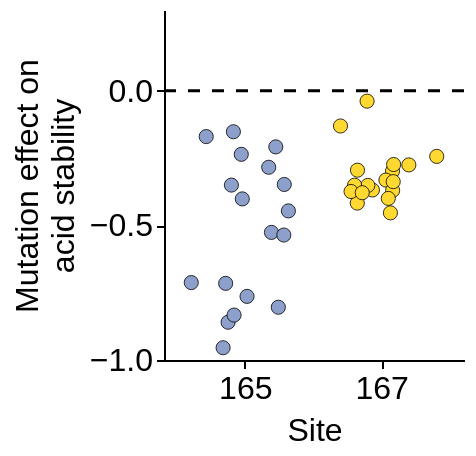

The notebook cell saved with this chart:
### Code cell
np.random.seed(99)
combined_data_ann['jitter'] = np.random.normal(0, 0.1, size=len(combined_data_ann))

scatter = alt.Chart(
    combined_data_ann.query(
        'site in [165, 167]'
    ).query(
        'effect > -3 and wildtype != mutant'
    ),
).mark_circle(size=50, opacity=1,stroke='black', strokeWidth=0.4).encode(
    x=alt.X(
        "site:O",
        title='Site',
        axis=alt.Axis(labelAngle=0)
    ),
    y=alt.Y(
        "stability_mean",
        scale=alt.Scale(domain=[-1, 0.3]),
        title=['Mutation effect on', 'acid stability'],
    ),
    xOffset=alt.X('jitter:Q'),
    color=alt.Color(
        'site:O',
        legend=None,
        scale=alt.Scale(
            domain=[165, 167],
            range=['#8DA0CB', '#FFD92F']
        )
    ),
    tooltip=['stability_mean', 'site', 'mutant', 'wildtype']
).properties(
    height=175,
    width=150
)

hline = alt.Chart().mark_rule(
        color='black',
        size=1.5,
        opacity=1.0,
        strokeDash=[6,6]
    ).encode(y=alt.Y(datum=0))

scatter + hline

### Figure 1 — Vega-Lite specification as saved in the notebook (floating-point values rounded to 4 significant figures)
{"config": {"background": "white", "title": {"fontSize": 20, "fontWeight": "normal", "font": "Helvetica", "anchor": "start", "color": "#000000", "orient": "top", "offset": 5, "subtitleColor": "gray", "subtitleFont": "Helvetica", "subtitleFontWeight": "normal", "subtitleFontSize": 18, "subtitlePadding": 2}, "axis": {"domain": true, "domainColor": "black", "domainWidth": 1, "grid": false, "gridColor": "#DEDDDD", "gridWidth": 0.5, "labelFont": "Helvetica", "labelFontSize": 16, "labelFlush": false, "labelFontWeight": "normal", "labelPadding": 2, "tickColor": "black", "tickSize": 4, "tickCount": 3, "tickWidth": 1, "titleFont": "Helvetica", "titleAlign": "center", "titleFontWeight": "normal", "titleFontSize": 16, "titlePadding": 5}, "legend": {"labelFont": "Helvetica", "labelFontSize": 16, "symbolSize": 100, "titleFont": "Helvetica", "titleFontSize": 16, "titleFontWeight": "normal", "padding": 5, "titleLimit": 200, "gradientLength": 100}, "range": {"category": ["#4e79a7", "#f28e2c", "#e15759", "#76b7b2", "#59a14f", "#edc949", "#af7aa1", "#ff9da7", "#9c755f", "#bab0ab"], "diverging": ["#c7e9b4", "#7fcdbb", "#41b6c4", "#1d91c0", "#225ea8", "#253494"]}, "view": {"stroke": "white", "strokeWidth": 0}, "text": {"font": "Helvetica", "fontSize": 16}}, "layer": [{"data": {"name": "data-07366324855f59e5f401b0b7b959c938"}, "mark": {"type": "circle", "opacity": 1, "size": 50, "stroke": "black", "strokeWidth": 0.4}, "encoding": {"color": {"field": "site", "legend": null, "scale": {"domain": [165, 167], "range": ["#8DA0CB", "#FFD92F"]}, "type": "ordinal"}, "tooltip": [{"field": "stability_mean", "type": "quantitative"}, {"field": "site", "type": "quantitative"}, {"field": "mutant", "type": "nominal"}, {"field": "wildtype", "type": "nominal"}], "x": {"axis": {"labelAngle": 0}, "field": "site", "title": "Site", "type": "ordinal"}, "xOffset": {"field": "jitter", "type": "quantitative"}, "y": {"field": "stability_mean", "scale": {"domain": [-1, 0.3]}, "title": ["Mutation effect on", "acid stability"], "type": "quantitative"}}}, {"data": {"name": "empty"}, "mark": {"type": "rule", "color": "black", "opacity": 1.0, "size": 1.5, "strokeDash": [6, 6]}, "encoding": {"y": {"datum": 0}}}], "height": 175, "width": 150, "$schema": "https://vega.github.io/schema/vega-lite/v5.16.3.json", "datasets": {"data-07366324855f59e5f401b0b7b959c938": [{"epitope": 1.0, "site": 165, "wildtype": "N", "mutant": "A", "mutation": "N165A", "stability_mean": -0.5261, "stability_median": -0.5261, "stability_std": 0.02847, "n_models": 2.0, "times_seen_stability": 2.0, "frac_models": 1.0, "LibA-240928-pH": -0.506, "LibB-240928-pH": -0.5463, "effect": -1.815, "effect_std": 0.5019, "times_seen_func": 3.5, "n_selections": 4, "region": "HA1", "rbs_region": "outside RBS", "jitter": 0.1323}, {"epitope": 1.0, "site": 165, "wildtype": "N", "mutant": "C", "mutation": "N165C", "stability_mean": -0.1521, "stability_median": -0.1521, "stability_std": 0.003683, "n_models": 2.0, "times_seen_stability": 7.5, "frac_models": 1.0, "LibA-240928-pH": -0.1547, "LibB-240928-pH": -0.1495, "effect": -1.532, "effect_std": 0.7125, "times_seen_func": 10.0, "n_selections": 4, "region": "HA1", "rbs_region": "outside RBS", "jitter": -0.0253}, {"epitope": 1.0, "site": 165, "wildtype": "N", "mutant": "D", "mutation": "N165D", "stability_mean": -0.4016, "stability_median": -0.4016, "stability_std": 0.02978, "n_models": 2.0, "times_seen_stability": 8.5, "frac_models": 1.0, "LibA-240928-pH": -0.3805, "LibB-240928-pH": -0.4226, "effect": -1.719, "effect_std": 0.2258, "times_seen_func": 10.5, "n_selections": 4, "region": "HA1", "rbs_region": "outside RBS", "jitter": 0.01153}, {"epitope": 1.0, "site": 165, "wildtype": "N", "mutant": "E", "mutation": "N165E", "stability_mean": -0.3503, "stability_median": -0.3503, "stability_std": 0.07715, "n_models": 2.0, "times_seen_stability": 7.5, "frac_models": 1.0, "LibA-240928-pH": -0.4048, "LibB-240928-pH": -0.2957, "effect": -0.9471, "effect_std": 0.2728, "times_seen_func": 9.0, "n_selections": 4, "region": "HA1", "rbs_region": "outside RBS", "jitter": -0.03353}, {"epitope": 1.0, "site": 165, "wildtype": "N", "mutant": "F", "mutation": "N165F", "stability_mean": -0.8597, "stability_median": -0.8597, "stability_std": 0.09698, "n_models": 2.0, "times_seen_stability": 6.0, "frac_models": 1.0, "LibA-240928-pH": -0.7911, "LibB-240928-pH": -0.9282, "effect": -1.39, "effect_std": 0.1395, "times_seen_func": 9.0, "n_selections": 4, "region": "HA1", "rbs_region": "outside RBS", "jitter": -0.04729}, {"epitope": 1.0, "site": 165, "wildtype": "N", "mutant": "G", "mutation": "N165G", "stability_mean": -0.2084, "stability_median": -0.2084, "stability_std": 0.004532, "n_models": 2.0, "times_seen_stability": 3.5, "frac_models": 1.0, "LibA-240928-pH": -0.2052, "LibB-240928-pH": -0.2116, "effect": -2.78, "effect_std": 0.209, "times_seen_func": 5.25, "n_selections": 4, "region": "HA1", "rbs_region": "outside RBS", "jitter": 0.1502}, {"epitope": 1.0, "site": 165, "wildtype": "N", "mutant": "H", "mutation": "N165H", "stability_mean": -0.7154, "stability_median": -0.7154, "stability_std": 0.1761, "n_models": 2.0, "times_seen_stability": 5.0, "frac_models": 1.0, "LibA-240928-pH": -0.5909, "LibB-240928-pH": -0.8399, "effect": -1.057, "effect_std": 0.3724, "times_seen_func": 4.75, "n_selections": 4, "region": "HA1", "rbs_region": "outside RBS", "jitter": -0.05728}, {"epitope": 1.0, "site": 165, "wildtype": "N", "mutant": "I", "mutation": "N165I", "stability_mean": -0.7125, "stability_median": -0.7125, "stability_std": 0.4962, "n_models": 2.0, "times_seen_stability": 5.5, "frac_models": 1.0, "LibA-240928-pH": -0.3616, "LibB-240928-pH": -1.063, "effect": -1.264, "effect_std": 0.1222, "times_seen_func": 8.5, "n_selections": 4, "region": "HA1", "rbs_region": "outside RBS", "jitter": -0.1996}, {"epitope": 1.0, "site": 165, "wildtype": "N", "mutant": "K", "mutation": "N165K", "stability_mean": -0.1702, "stability_median": -0.1702, "stability_std": 0.005698, "n_models": 2.0, "times_seen_stability": 7.0, "frac_models": 1.0, "LibA-240928-pH": -0.1742, "LibB-240928-pH": -0.1662, "effect": -1.388, "effect_std": 0.2113, "times_seen_func": 12.5, "n_selections": 4, "region": "HA1", "rbs_region": "outside RBS", "jitter": -0.1378}, {"epitope": 1.0, "site": 165, "wildtype": "N", "mutant": "L", "mutation": "N165L", "stability_mean": -0.2842, "stability_median": -0.2842, "stability_std": 0.04305, "n_models": 2.0, "times_seen_stability": 4.0, "frac_models": 1.0, "LibA-240928-pH": -0.3146, "LibB-240928-pH": -0.2537, "effect": -0.7459, "effect_std": 0.7498, "times_seen_func": 5.5, "n_selections": 4, "region": "HA1", "rbs_region": "outside RBS", "jitter": 0.1209}, {"epitope": 1.0, "site": 165, "wildtype": "N", "mutant": "M", "mutation": "N165M", "stability_mean": -0.348, "stability_median": -0.348, "stability_std": 0.02903, "n_models": 2.0, "times_seen_stability": 4.0, "frac_models": 1.0, "LibA-240928-pH": -0.3685, "LibB-240928-pH": -0.3275, "effect": -0.9956, "effect_std": 0.11, "times_seen_func": 5.0, "n_selections": 4, "region": "HA1", "rbs_region": "outside RBS", "jitter": 0.1853}, {"epitope": 1.0, "site": 165, "wildtype": "N", "mutant": "Q", "mutation": "N165Q", "stability_mean": -0.4462, "stability_median": -0.4462, "stability_std": 0.1012, "n_models": 2.0, "times_seen_stability": 3.5, "frac_models": 1.0, "LibA-240928-pH": -0.3746, "LibB-240928-pH": -0.5178, "effect": -0.9312, "effect_std": 0.5681, "times_seen_func": 4.0, "n_selections": 4, "region": "HA1", "rbs_region": "outside RBS", "jitter": 0.2024}, {"epitope": 1.0, "site": 165, "wildtype": "N", "mutant": "R", "mutation": "N165R", "stability_mean": -0.2361, "stability_median": -0.2361, "stability_std": 0.007193, "n_models": 2.0, "times_seen_stability": 6.0, "frac_models": 1.0, "LibA-240928-pH": -0.2311, "LibB-240928-pH": -0.2412, "effect": -2.558, "effect_std": 0.7977, "times_seen_func": 8.5, "n_selections": 4, "region": "HA1", "rbs_region": "outside RBS", "jitter": 0.00734}, {"epitope": 1.0, "site": 165, "wildtype": "N", "mutant": "S", "mutation": "N165S", "stability_mean": -0.9544, "stability_median": -0.9544, "stability_std": 0.08409, "n_models": 2.0, "times_seen_stability": 7.0, "frac_models": 1.0, "LibA-240928-pH": -0.8949, "LibB-240928-pH": -1.014, "effect": -1.733, "effect_std": 0.2256, "times_seen_func": 9.25, "n_selections": 4, "region": "HA1", "rbs_region": "outside RBS", "jitter": -0.06782}, {"epitope": 1.0, "site": 165, "wildtype": "N", "mutant": "T", "mutation": "N165T", "stability_mean": -0.8331, "stability_median": -0.8331, "stability_std": 0.224, "n_models": 2.0, "times_seen_stability": 6.0, "frac_models": 1.0, "LibA-240928-pH": -0.6747, "LibB-240928-pH": -0.9915, "effect": -1.191, "effect_std": 0.5122, "times_seen_func": 7.0, "n_selections": 4, "region": "HA1", "rbs_region": "outside RBS", "jitter": -0.02251}, {"epitope": 1.0, "site": 165, "wildtype": "N", "mutant": "V", "mutation": "N165V", "stability_mean": -0.7637, "stability_median": -0.7637, "stability_std": 0.1919, "n_models": 2.0, "times_seen_stability": 9.0, "frac_models": 1.0, "LibA-240928-pH": -0.6281, "LibB-240928-pH": -0.8994, "effect": -0.497, "effect_std": 0.1572, "times_seen_func": 10.0, "n_selections": 4, "region": "HA1", "rbs_region": "outside RBS", "jitter": 0.03119}, {"epitope": 1.0, "site": 165, "wildtype": "N", "mutant": "W", "mutation": "N165W", "stability_mean": -0.5358, "stability_median": -0.5358, "stability_std": 0.05048, "n_models": 2.0, "times_seen_stability": 5.5, "frac_models": 1.0, "LibA-240928-pH": -0.5715, "LibB-240928-pH": -0.5001, "effect": -1.905, "effect_std": 0.3261, "times_seen_func": 7.0, "n_selections": 4, "region": "HA1", "rbs_region": "outside RBS", "jitter": 0.1835}, {"epitope": 1.0, "site": 165, "wildtype": "N", "mutant": "Y", "mutation": "N165Y", "stability_mean": -0.8041, "stability_median": -0.8041, "stability_std": 0.4103, "n_models": 2.0, "times_seen_stability": 3.5, "frac_models": 1.0, "LibA-240928-pH": -0.514, "LibB-240928-pH": -1.094, "effect": -1.623, "effect_std": 0.447, "times_seen_func": 4.0, "n_selections": 4, "region": "HA1", "rbs_region": "outside RBS", "jitter": 0.1607}, {"epitope": 1.0, "site": 167, "wildtype": "T", "mutant": "A", "mutation": "T167A", "stability_mean": -0.4535, "stability_median": -0.4535, "stability_std": 0.08716, "n_models": 2.0, "times_seen_stability": 4.0, "frac_models": 1.0, "LibA-240928-pH": -0.5151, "LibB-240928-pH": -0.3919, "effect": -1.953, "effect_std": 0.1976, "times_seen_func": 5.0, "n_selections": 4, "region": "epitope-D", "rbs_region": "outside RBS", "jitter": 0.06019}, {"epitope": 1.0, "site": 167, "wildtype": "T", "mutant": "C", "mutation": "T167C", "stability_mean": -0.1308, "stability_median": -0.1308, "stability_std": 0.03917, "n_models": 2.0, "times_seen_stability": 3.5, "frac_models": 1.0, "LibA-240928-pH": -0.1585, "LibB-240928-pH": -0.1031, "effect": -1.05, "effect_std": 0.1454, "times_seen_func": 5.5, "n_selections": 4, "region": "epitope-D", "rbs_region": "outside RBS", "jitter": -0.1464}, {"epitope": 1.0, "site": 167, "wildtype": "T", "mutant": "D", "mutation": "T167D", "stability_mean": -0.2986, "stability_median": -0.2986, "stability_std": 0.1298, "n_models": 2.0, "times_seen_stability": 4.5, "frac_models": 1.0, "LibA-240928-pH": -0.3903, "LibB-240928-pH": -0.2068, "effect": -2.545, "effect_std": 0.09758, "times_seen_func": 5.5, "n_selections": 4, "region": "epitope-D", "rbs_region": "outside RBS", "jitter": 0.06896}, {"epitope": 1.0, "site": 167, "wildtype": "T", "mutant": "E", "mutation": "T167E", "stability_mean": -0.3317, "stability_median": -0.3317, "stability_std": 0.01473, "n_models": 2.0, "times_seen_stability": 7.5, "frac_models": 1.0, "LibA-240928-pH": -0.3421, "LibB-240928-pH": -0.3213, "effect": -1.729, "effect_std": 0.1955, "times_seen_func": 8.0, "n_selections": 4, "region": "epitope-D", "rbs_region": "outside RBS", "jitter": 0.04173}, {"epitope": 1.0, "site": 167, "wildtype": "T", "mutant": "F", "mutation": "T167F", "stability_mean": -0.3685, "stability_median": -0.3685, "stability_std": 0.02116, "n_models": 2.0, "times_seen_stability": 3.5, "frac_models": 1.0, "LibA-240928-pH": -0.3535, "LibB-240928-pH": -0.3835, "effect": -1.449, "effect_std": 0.4806, "times_seen_func": 4.5, "n_selections": 4, "region": "epitope-D", "rbs_region": "outside RBS", "jitter": -0.01424}, {"epitope": 1.0, "site": 167, "wildtype": "T", "mutant": "G", "mutation": "T167G", "stability_mean": -0.2739, "stability_median": -0.2739, "stability_std": 0.0713, "n_models": 2.0, "times_seen_stability": 2.0, "frac_models": 1.0, "LibA-240928-pH": -0.3244, "LibB-240928-pH": -0.2235, "effect": -1.917, "effect_std": 0.5192, "times_seen_func": 3.0, "n_selections": 4, "region": "epitope-D", "rbs_region": "outside RBS", "jitter": 0.07355}, {"epitope": 1.0, "site": 167, "wildtype": "T", "mutant": "H", "mutation": "T167H", "stability_mean": -0.3515, "stability_median": -0.3515, "stability_std": 0.03619, "n_models": 2.0, "times_seen_stability": 4.0, "frac_models": 1.0, "LibA-240928-pH": -0.3259, "LibB-240928-pH": -0.3771, "effect": -2.09, "effect_std": 0.173, "times_seen_func": 5.0, "n_selections": 4, "region": "epitope-D", "rbs_region": "outside RBS", "jitter": -0.03318}, {"epitope": 1.0, "site": 167, "wildtype": "T", "mutant": "I", "mutation": "T167I", "stability_mean": -0.2949, "stability_median": -0.2949, "stability_std": 0.02839, "n_models": 2.0, "times_seen_stability": 2.5, "frac_models": 1.0, "LibA-240928-pH": -0.2748, "LibB-240928-pH": -0.315, "effect": -1.415, "effect_std": 0.4764, "times_seen_func": 4.0, "n_selections": 4, "region": "epitope-D", "rbs_region": "outside RBS", "jitter": -0.07606}, {"epitope": 1.0, "site": 167, "wildtype": "T", "mutant": "K", "mutation": "T167K", "stability_mean": -0.4172, "stability_median": -0.4172, "stability_std": 0.04942, "n_models": 2.0, "times_seen_stability": 4.0, "frac_models": 1.0, "LibA-240928-pH": -0.4521, "LibB-240928-pH": -0.3822, "effect": -1.595, "effect_std": 0.2595, "times_seen_func": 5.5, "n_selections": 4, "region": "epitope-D", "rbs_region": "outside RBS", "jitter": -0.07693}, {"epitope": 1.0, "site": 167, "wildtype": "T", "mutant": "L", "mutation": "T167L", "stability_mean": -0.3507, "stability_median": -0.3507, "stability_std": 0.01872, "n_models": 2.0, "times_seen_stability": 4.5, "frac_models": 1.0, "LibA-240928-pH": -0.364, "LibB-240928-pH": -0.3375, "effect": -1.384, "effect_std": 0.9154, "times_seen_func": 4.5, "n_selections": 4, "region": "epitope-D", "rbs_region": "outside RBS", "jitter": -0.08814}, {"epitope": 1.0, "site": 167, "wildtype": "T", "mutant": "M", "mutation": "T167M", "stability_mean": -0.3701, "stability_median": -0.3701, "stability_std": 0.02534, "n_models": 2.0, "times_seen_stability": 3.5, "frac_models": 1.0, "LibA-240928-pH": -0.388, "LibB-240928-pH": -0.3521, "effect": -1.606, "effect_std": 0.1417, "times_seen_func": 5.0, "n_selections": 4, "region": "epitope-D", "rbs_region": "outside RBS", "jitter": 0.06944}, {"epitope": 1.0, "site": 167, "wildtype": "T", "mutant": "N", "mutation": "T167N", "stability_mean": -0.2754, "stability_median": -0.2754, "stability_std": 0.04673, "n_models": 2.0, "times_seen_stability": 4.5, "frac_models": 1.0, "LibA-240928-pH": -0.2424, "LibB-240928-pH": -0.3085, "effect": -1.099, "effect_std": 0.2926, "times_seen_func": 6.5, "n_selections": 4, "region": "epitope-D", "rbs_region": "outside RBS", "jitter": 0.1365}, {"epitope": 1.0, "site": 167, "wildtype": "T", "mutant": "Q", "mutation": "T167Q", "stability_mean": -0.3742, "stability_median": -0.3742, "stability_std": 0.05519, "n_models": 2.0, "times_seen_stability": 5.5, "frac_models": 1.0, "LibA-240928-pH": -0.4133, "LibB-240928-pH": -0.3352, "effect": -1.726, "effect_std": 0.03486, "times_seen_func": 6.0, "n_selections": 4, "region": "epitope-D", "rbs_region": "outside RBS", "jitter": -0.1027}, {"epitope": 1.0, "site": 167, "wildtype": "T", "mutant": "R", "mutation": "T167R", "stability_mean": -0.3787, "stability_median": -0.3787, "stability_std": 0.07632, "n_models": 2.0, "times_seen_stability": 9.5, "frac_models": 1.0, "LibA-240928-pH": -0.4327, "LibB-240928-pH": -0.3247, "effect": -1.992, "effect_std": 0.1814, "times_seen_func": 10.0, "n_selections": 4, "region": "epitope-D", "rbs_region": "outside RBS", "jitter": -0.05638}, {"epitope": 1.0, "site": 167, "wildtype": "T", "mutant": "S", "mutation": "T167S", "stability_mean": -0.03853, "stability_median": -0.03853, "stability_std": 0.01602, "n_models": 2.0, "times_seen_stability": 3.5, "frac_models": 1.0, "LibA-240928-pH": -0.0272, "LibB-240928-pH": -0.04986, "effect": -0.2268, "effect_std": 0.2019, "times_seen_func": 4.0, "n_selections": 4, "region": "epitope-D", "rbs_region": "outside RBS", "jitter": -0.03635}, {"epitope": 1.0, "site": 167, "wildtype": "T", "mutant": "V", "mutation": "T167V", "stability_mean": -0.2438, "stability_median": -0.2438, "stability_std": 0.005518, "n_models": 2.0, "times_seen_stability": 3.5, "frac_models": 1.0, "LibA-240928-pH": -0.2477, "LibB-240928-pH": -0.2399, "effect": -1.107, "effect_std": 0.2669, "times_seen_func": 3.5, "n_selections": 4, "region": "epitope-D", "rbs_region": "outside RBS", "jitter": 0.2519}, {"epitope": 1.0, "site": 167, "wildtype": "T", "mutant": "W", "mutation": "T167W", "stability_mean": -0.3998, "stability_median": -0.3998, "stability_std": 0.0007482, "n_models": 2.0, "times_seen_stability": 3.0, "frac_models": 1.0, "LibA-240928-pH": -0.4004, "LibB-240928-pH": -0.3993, "effect": -1.812, "effect_std": 0.4455, "times_seen_func": 4.0, "n_selections": 4, "region": "epitope-D", "rbs_region": "outside RBS", "jitter": 0.05145}, {"epitope": 1.0, "site": 167, "wildtype": "T", "mutant": "Y", "mutation": "T167Y", "stability_mean": -0.3376, "stability_median": -0.3376, "stability_std": 0.004289, "n_models": 2.0, "times_seen_stability": 2.0, "frac_models": 1.0, "LibA-240928-pH": -0.3346, "LibB-240928-pH": -0.3407, "effect": -0.4327, "effect_std": 1.162, "times_seen_func": 3.25, "n_selections": 4, "region": "epitope-D", "rbs_region": "outside RBS", "jitter": 0.07186}], "empty": [{}]}}
